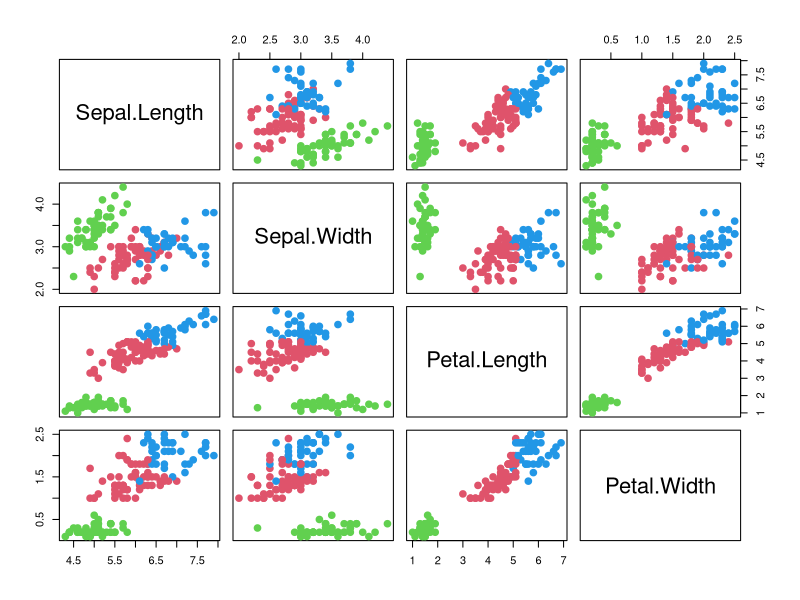
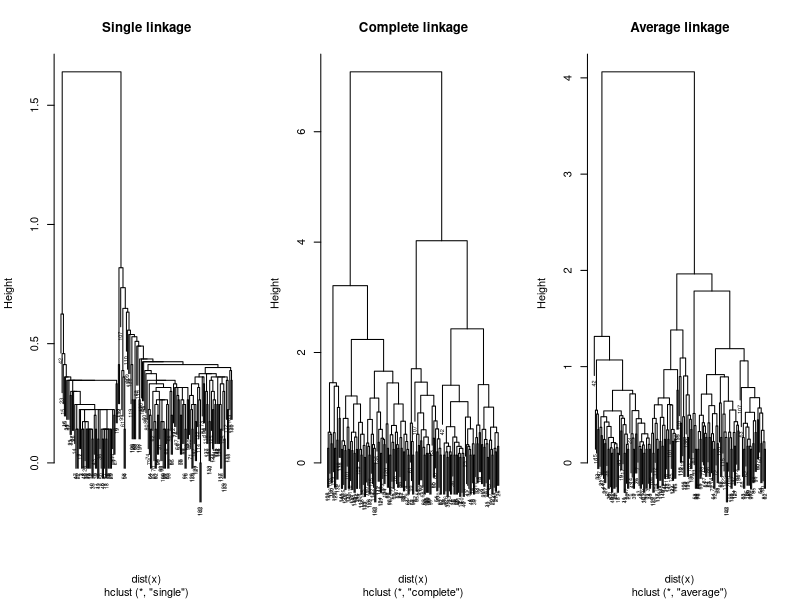

Reproduce these figures in R, in order.
####################################
# Statistical Data Mining Example8 #
####################################

######################
# K-means clustering #
######################

x = iris[,1:4]

?kmeans

km = kmeans(x, 3, nstart=20)
km

km$cluster

plot(x, col=(km$cluster+1), pch=20, cex=2)


###########################################
# Hierarchical Clustering (Agglomerative) #
###########################################

?hclust

hc.s = hclust(dist(x), method='single')

cutree(hc.s, 3)

hc.c = hclust(dist(x), method='complete')

cutree(hc.c, 3)

hc.a = hclust(dist(x), method='average')

cutree(hc.a, 3)


par(mfrow=c(1,3))
plot(hc.s, main='Single linkage', cex=0.5)
plot(hc.c, main='Complete linkage', cex=0.5)
plot(hc.a, main='Average linkage', cex=0.5)







